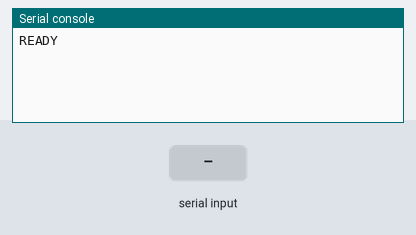
The program below on a simulated Raspberry Pi Pico running MicroPython. On the bench: the last lines printed to the serial console. The test bench sets the inputs (shaded band). Random numbers come from a fixed seed.

Above: at 1.2 s.
1.3 s: ", " typed at the serial console, then Enter
At 2.5 s:
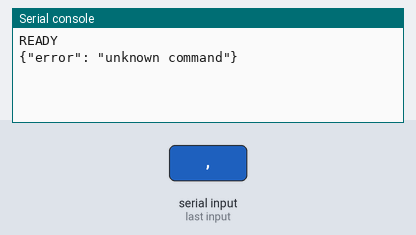
2.8 s: "get" typed at the serial console, then Enter
At 3.9 s:
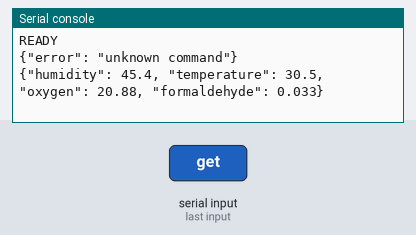

The program:

fakedata.py
```python
import sys
import ujson
import random


def get_sensor_data():
    return {
        "humidity": round(random.uniform(40.0, 80.0), 1),
        "temperature": round(random.uniform(22.0, 32.0), 1),
        "oxygen": round(random.uniform(20.5, 21.0), 2),
        "formaldehyde": round(random.uniform(0.01, 0.10), 3),
    }


print("READY")

buffer = ""

while True:
    char = sys.stdin.read(1)

    if char in ("\r", "\n"):
        command = buffer.strip()
        buffer = ""

        if command == "get":
            print(ujson.dumps(get_sensor_data()))
        elif command:
            print(ujson.dumps({
                "error": "unknown command"
            }))
    elif char == "\x03":
        # 检测到 Ctrl-C（OTA 上传的中断信号）：主动退出到 REPL，
        # 否则运行中的 read(1) 会把 0x03 当数据吞掉，设备无法再刷写。
        print("\nCtrl-C received -> exit to REPL")
        raise SystemExit
    else:
        buffer += char
```

Measured:
- after the input at 1.3 s, the serial console: prints a new line at once (image 1)
- after the input at 2.8 s, the serial console: prints a new line at once (image 2)
